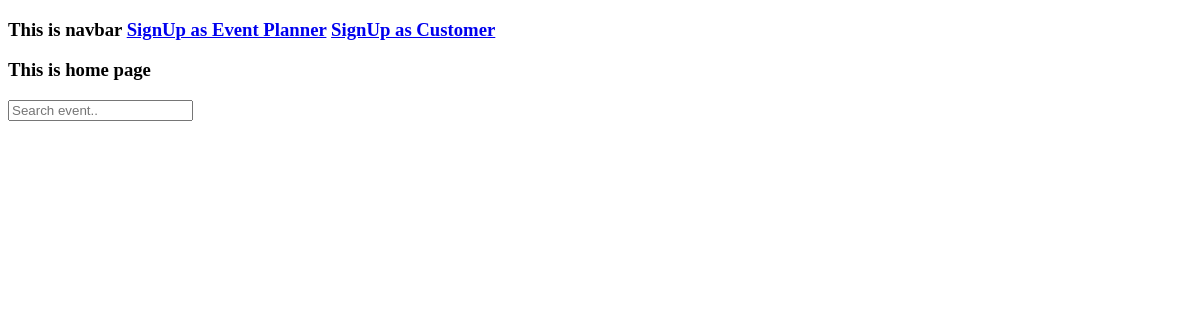
The app's page /, older data.
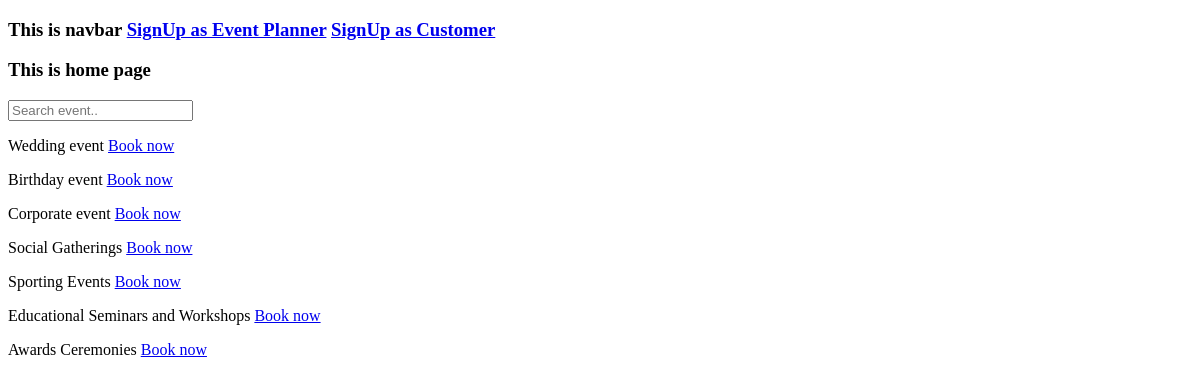
The same page, newer data.
### EventPlanner/models.py (models this page shows)
class Category(models.Model):
    name = models.CharField(max_length=100)
    def __str__(self):
        return self.name

### EventPlanner/views.py (the view)
# urls.py: path('',views.home),
def home(request):
    filter  = None
    categories = Category.objects.all()
    users = User.objects.all()
    if request.method == 'GET':
        try:
            event = request.GET.get('event')
            if event:
                categories = Category.objects.filter(name__icontains=event)
                filter = 'Exists'
        except:
            pass
    context = {'categories':categories,'users':users,'filter':filter}
    return render(request,'home.html',context)

### templates/home.html (shortened to what this page needs)
{% extends 'navbar.html' %}
{% block content %}
<h3>This is home page</h3>
<form action="" method="GET">
    <input type="text" placeholder="Search event.." name="event">
</form>
{% for category in categories %}
    <p>{{category}} <a href="book/{{category.id}}">Book now</a></p>
{% endfor %}
{% endblock %}

### templates/navbar.html (shortened to what this page needs)
<!DOCTYPE html>
<html lang="en">
<head>
</head>
<body>
    <h3>This is navbar <a href="/sign-up-E/">SignUp as Event Planner</a>
        <a href="/sign-up-C/">SignUp as Customer</a>
    </h3>
    {% block content %}{% endblock %}
</body>
</html>

Row changes from the older to the newer data that the page shows:
added Category: name "Wedding event"
added Category: name "Birthday event"
added Category: name "Corporate event"
added Category: name "Social Gatherings"
added Category: name "Sporting Events"
added Category: name "Educational Seminars and Workshops"
added Category: name "Awards Ceremonies"
